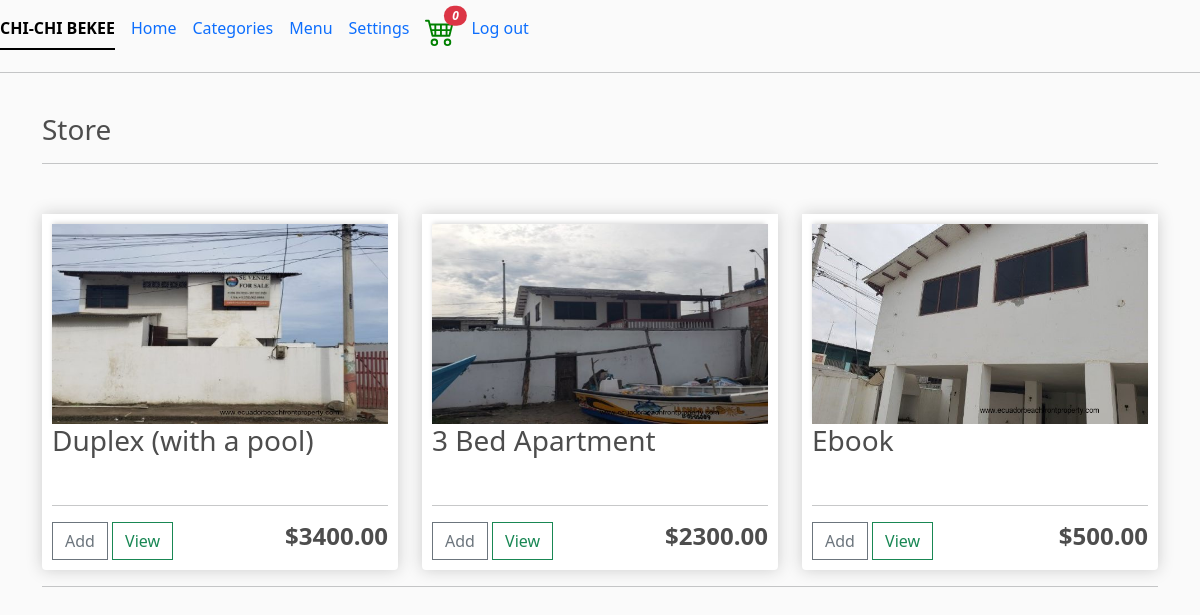
The page /store/ on the database as committed earlier.
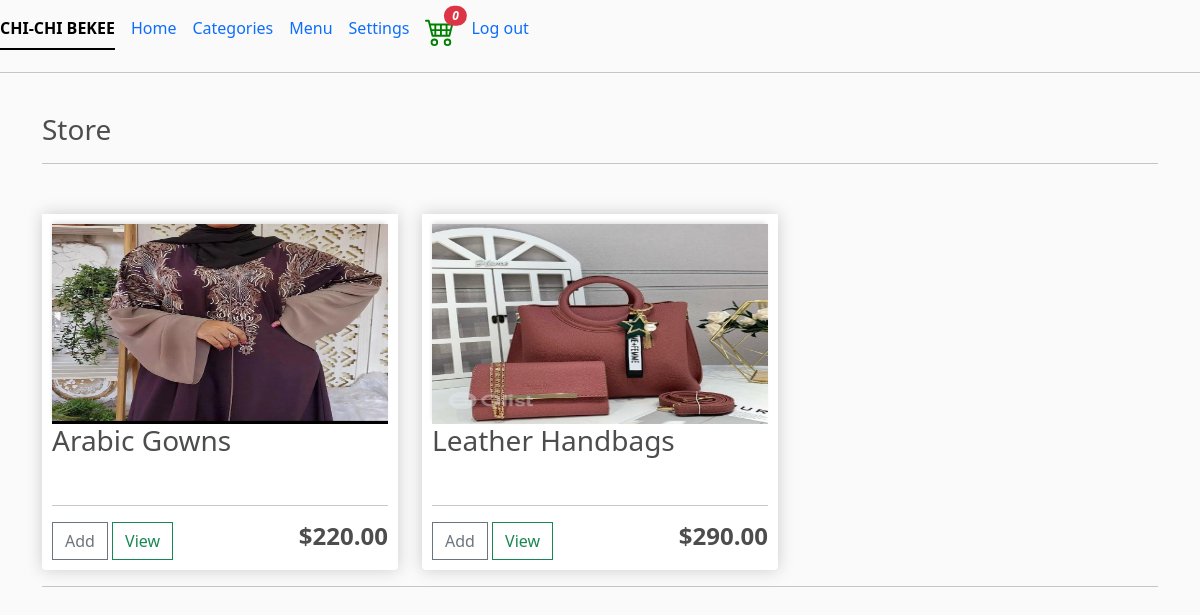
The same page on the database as committed later.
### fruits/models.py (models this page shows, shortened)
class Product(models.Model):
    name = models.CharField("Name:", max_length=200)
    sizes = models.CharField("Sizes:", max_length=300)
    price = models.DecimalField("Price:",max_digits=7, decimal_places=2)
    digital = models.BooleanField(default=False,null=True,blank=True)
    image = models.ImageField(null=True, blank=True)
    @property
    def imageURL(self):
        try:
            url = self.image.url
        except:
            url = ''
        return url

### fruits/views.py (the view)
# urls.py: path('store/', views.store, name='store'),
def store(request):
    data = cartData(request)
    cartItems = data['cartItems']
    products = Product.objects.all()
    context = {'products':products, 'cartItems':cartItems,}
    return render(request, 'store.html', context)

### fruits/utils.py (called while the page is built, shortened)
def cookieCart(request):
    try:
        cart =json.loads(request.COOKIES['cart'])
    except:
        cart = {}
    print('Cart:', cart)
    items = []
    order = {'get_cart_total':0, 'get_cart_items':0, 'shipping':False}
    cartItems = order['get_cart_items']
    return {'cartItems':cartItems,'order':order,'items':items}

def cartData(request):
    if request.user.is_authenticated:
        customer = request.user.customer
        order, created = Order.objects.get_or_create(customer=customer, complete=False)
        items = order.orderitem_set.all()
        cartItems = order.get_cart_items
    else:
        cookieData = cookieCart(request)
        cartItems = cookieData['cartItems']
        order = cookieData['order']
        items = cookieData['items']
    return {'cartItems':cartItems,'order':order,'items':items}

### fruits/templates/store.html (shortened to what this page needs)
{% extends 'main.html' %}
{% load static %}
     {% block content %}
     <h3>Store</h3>
     <hr>
     <br>
     <div>
          <div class="row">
               {% for product in products %}
               <div class="col-lg-4">
                    <div class="box-element product">
                    <img class="thumbnail" src="{{product.imageURL}}">
                    <h3>{{product.name}}</h3>
                    <br>
                    <hr>
                    <button data-product={{product.id}}   data-action="add" id="cart-btn" class="btn btn-outline-secondary add-btn update-cart">Add</button>
                    <a class="btn btn-outline-success" href="#">View</a>
                    <h4 style="display:inline-block; float:right"><strong>${{product.price|floatformat:2}}</strong></h4>
                    </div>
               </div>
               {% endfor %}
          </div>
          <hr>
     </div>
{% endblock content %}

Rows that differ between the two databases and show on the page:
removed Product: imageURL (picture), name "Duplex (with a pool)", price "3400.00"
removed Product: imageURL (picture), name "3 Bed Apartment", price "2300.00"
removed Product: imageURL (picture), name "Ebook", price "500.00"
added Product: imageURL (picture), name "Arabic Gowns", price "220.00"
added Product: imageURL (picture), name "Leather Handbags", price "290.00"
